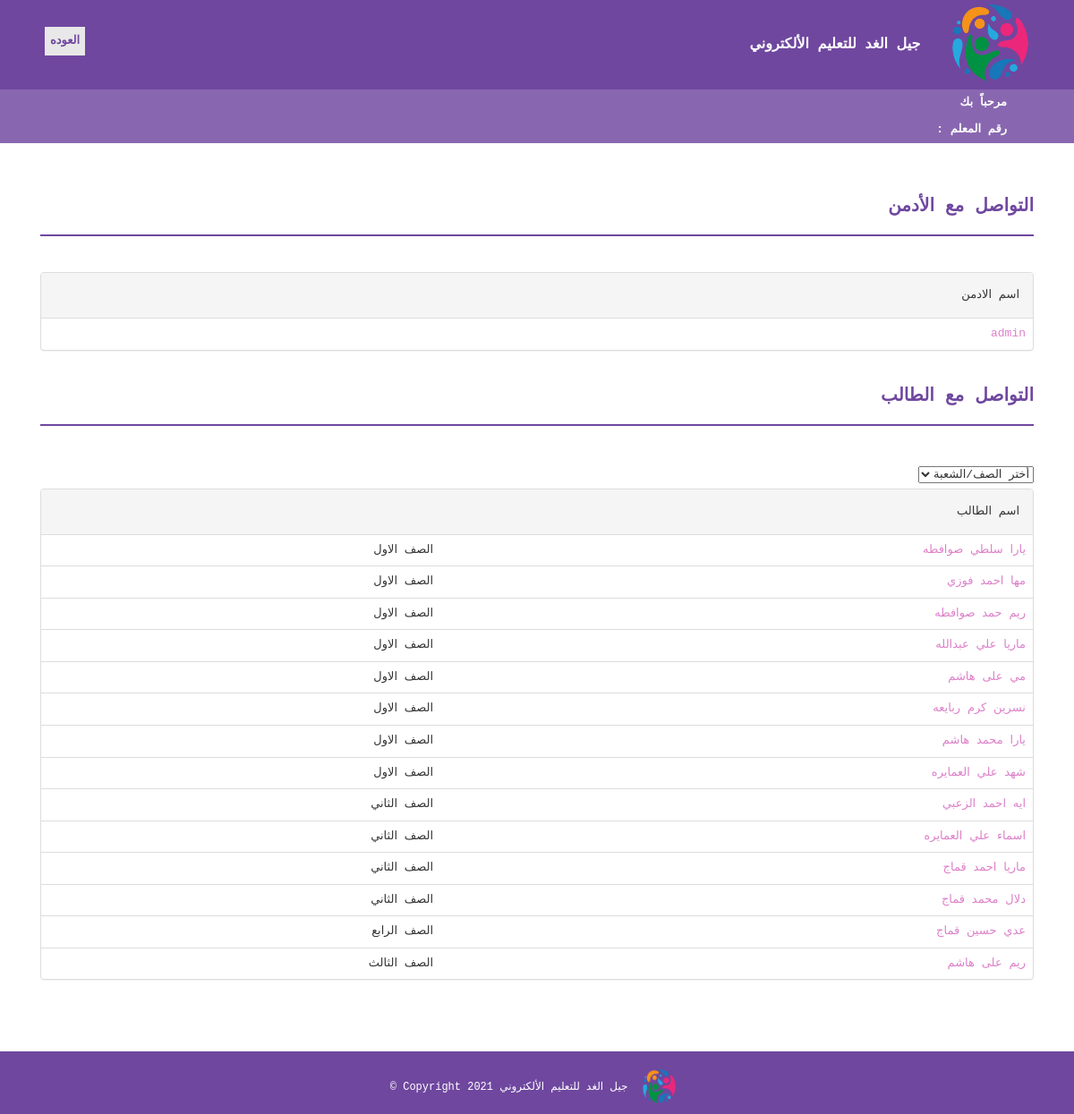
The page /teacher/ContatWith.php (signed in) on the database its author committed.
### tables this page shows
CREATE TABLE `student` (
  `id` int(50) NOT NULL,
  `password` varchar(50) NOT NULL,
  `section_id` int(11) NOT NULL,
  `first_name` varchar(50) NOT NULL,
  `second_name` varchar(50) NOT NULL,
  `third_name` varchar(50) NOT NULL,
  `last_name` varchar(50) NOT NULL,
  `mother_name` varchar(15) NOT NULL,
  `guardian` varchar(15) NOT NULL,
  `identity_number` varchar(50) NOT NULL,
  `gender` varchar(50) NOT NULL,
  `phone` varchar(50) NOT NULL,
  `religion` varchar(15) NOT NULL,
  `address` varchar(50) NOT NULL,
  `nationality` varchar(50) NOT NULL,
  `date_of_birth` date NOT NULL,
  `place_of_birth` varchar(15) NOT NULL,
  `creationDate` timestamp NULL DEFAULT current_timestamp(),
  `updationDate` varchar(255) DEFAULT NULL
);

CREATE TABLE `course` (
  `id` int(11) NOT NULL,
  `className` varchar(50) DEFAULT NULL,
  `numOfSection` varchar(10) DEFAULT NULL,
  `creationDate` timestamp NULL DEFAULT current_timestamp(),
  `updationDate` varchar(255) DEFAULT NULL
);

### teacher/ContatWith.php (the view, shortened to what this page needs)
<?php
include('includes/config.php');
?>
<!DOCTYPE html>
<html lang="en">
<head>
  <link rel="stylesheet" href="https://use.fontawesome.com/releases/v5.11.2/css/all.css">
  <link href="css/bootstrap.min.css" rel="stylesheet">
  <link href="css/mdb.min.css" rel="stylesheet">
</head>
<?php
$sql =mysqli_query($con,"SELECT id,username as full_name FROM admin");
$admins = mysqli_fetch_all($sql,MYSQLI_ASSOC);
$sql =mysqli_query($con,"SELECT s.section_id,s.id,CONCAT(first_name,' ',second_name,' ',last_name) as full_name,c.className FROM student as s
inner join course as c on c.id  = s.section_id");
$students = mysqli_fetch_all($sql,MYSQLI_ASSOC);
?>
    <!DOCTYPE html>
<html xmlns="http://www.w3.org/1999/xhtml">
<head>
    <link href="assets/css/bootstrap.css" rel="stylesheet" />
    <link href="assets/css/font-awesome.css" rel="stylesheet" />
    <link href="assets/css/style.css" rel="stylesheet" />
</head>
<body>
<?php include('includes/header.php');?>
<a href="home.php"> <b> <button  style="position: absolute;
  left: 50px; top:30px; color:#6F479F; border: none; background-color:#e8e8e8;">العوده</button></b></a>
    <div class="content-wrapper">
        <div class="container">
              <div class="row">
                    <div class="col-md-12">
                        <h1 class="page-head-line">التواصل مع اﻷدمن  </h1>
                    </div>
                </div>
                <div class="row" >
                <div class="col-md-12">
                    <div class="panel panel-default">
                        <div class="panel-heading">
                        اسم الادمن
                        </div>
                            <table class="table">
                                <?php foreach($admins as $admin){ ?>
                                <tr>
                                    <td>
                                        <a href="StartChat.php?type=a&id=<?php echo $admin['id'] ?>"> <?php echo $admin['full_name'] ?></a>
                                    </td>
                                </tr>
                                <?php }?>
                                </table>
                        </div>
                     </div>
                </div>
                <div class="row">
                    <div class="col-md-12">
                        <h1 class="page-head-line">التواصل مع الطالب  </h1>
                    </div>
                </div>
                <div class="row" >
                <div class="col-md-12">
                   <select id="filter-by-class">
                   <option>أختر الصف/الشعبة</option>
                   </select>
                    <div class="panel panel-default">
                    <div class="panel-heading">
                        اسم الطالب
                        </div>
                            <table class="table" id="student-table">
                                <?php foreach($students as $student){ ?>
                                <tr  data-class-id="<?php echo $student['section_id'] ?>" >
                                    <td>
                                        <a href="StartChat.php?type=s&id=<?php echo $student['id'] ?>"> <?php echo $student['full_name'] ?></a>
                                    </td>
                                    <td>
                                    <?php  echo $student['className']?>
                                    </td>
                                </tr>
                                <?php }?>
                            </table>
                                </div>
                        </div>
                    </div>
                </div>
            </div>
        <?php include('includes/footer.php');?>
</body>
</html>

### teacher/assets/css/style.css (style rules this page uses)
.content-wrapper { margin-top: 40px; min-height: 600px; padding-bottom: 60px; }
.page-head-line { font-weight: 900; padding-bottom: 20px; border-bottom: 2px solid #6F479F; text-transform: uppercase; color: #6F479F; font-size: 20px; margin-bottom: 40px; }

### rows shown on the page
student: full_name "يارا سلطي صوافطه", course.className "الصف الاول"
student: full_name "مها احمد فوزي", course.className "الصف الاول"
student: full_name "ريم حمد صوافطه", course.className "الصف الاول"
student: full_name "ماريا علي عبدالله", course.className "الصف الاول"
student: full_name "مي على هاشم", course.className "الصف الاول"
student: full_name "نسرين كرم ربايعه", course.className "الصف الاول"
student: full_name "يارا محمد هاشم", course.className "الصف الاول"
student: full_name "شهد علي العمايره", course.className "الصف الاول"
student: full_name "ايه احمد الزعبي", course.className "الصف الثاني"
student: full_name "اسماء علي العمايره", course.className "الصف الثاني"
student: full_name "ماريا احمد قماج", course.className "الصف الثاني"
student: full_name "دلال محمد قماج", course.className "الصف الثاني"
student: full_name "عدي حسين قماج", course.className "الصف الرابع"
student: full_name "ريم على هاشم", course.className "الصف الثالث"

### other values the page prints
$admin['full_name'] "admin"
